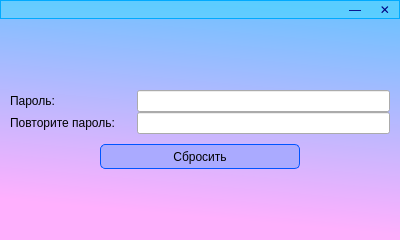
<?xml version="1.0" encoding="UTF-8"?>
<ui version="4.0">
 <class>forgotpassrepeat</class>
 <widget class="QWidget" name="forgotpassrepeat">
  <property name="geometry">
   <rect>
    <x>0</x>
    <y>0</y>
    <width>400</width>
    <height>240</height>
   </rect>
  </property>
  <property name="sizePolicy">
   <sizepolicy hsizetype="Fixed" vsizetype="Fixed">
    <horstretch>0</horstretch>
    <verstretch>0</verstretch>
   </sizepolicy>
  </property>
  <property name="windowTitle">
   <string>Form</string>
  </property>
  <property name="styleSheet">
   <string notr="true">QWidget#forgotpassrepeat{
background-color:qlineargradient(spread:pad, x1:0.725, y1:0.9375, x2:0.86, y2:0.0397727, stop:0 rgba(255, 176, 254, 255), stop:1 rgba(111, 193, 255, 255));

}</string>
  </property>
  <layout class="QVBoxLayout" name="verticalLayout_2">
   <property name="spacing">
    <number>0</number>
   </property>
   <property name="leftMargin">
    <number>0</number>
   </property>
   <property name="topMargin">
    <number>0</number>
   </property>
   <property name="rightMargin">
    <number>0</number>
   </property>
   <property name="bottomMargin">
    <number>0</number>
   </property>
   <item>
    <widget class="QWidget" name="widget" native="true">
     <property name="styleSheet">
      <string notr="true">QWidget#widget{background-color:rgba(0, 255, 255, 50);
                border-width: 1px;
				border-style: solid;
				border-color: rgb(0, 170, 255);
                padding: 2px; 
}</string>
     </property>
     <layout class="QHBoxLayout" name="horizontalLayout_3">
      <property name="spacing">
       <number>0</number>
      </property>
      <property name="leftMargin">
       <number>0</number>
      </property>
      <property name="topMargin">
       <number>0</number>
      </property>
      <property name="rightMargin">
       <number>0</number>
      </property>
      <property name="bottomMargin">
       <number>0</number>
      </property>
      <item>
       <widget class="QLabel" name="label_3">
        <property name="text">
         <string/>
        </property>
       </widget>
      </item>
      <item>
       <widget class="QPushButton" name="Mini">
        <property name="minimumSize">
         <size>
          <width>30</width>
          <height>19</height>
         </size>
        </property>
        <property name="maximumSize">
         <size>
          <width>30</width>
          <height>19</height>
         </size>
        </property>
        <property name="styleSheet">
         <string notr="true">QPushButton
{
background-color:transparent;
color: #000080; 

	border: 0; 
    outline-style: none;
    outline-width: 0px !important;
    outline-color: none !important;
  }
   QPushButton:hover {
	color: rgb(255, 255, 255);
    background-color:rgb(0, 170, 255);
	border: 0; 
    outline-style: none;
    outline-width: 0px !important;
    outline-color: none !important;
   }

</string>
        </property>
        <property name="text">
         <string>―</string>
        </property>
       </widget>
      </item>
      <item>
       <widget class="QPushButton" name="exitbutton">
        <property name="minimumSize">
         <size>
          <width>30</width>
          <height>19</height>
         </size>
        </property>
        <property name="maximumSize">
         <size>
          <width>30</width>
          <height>19</height>
         </size>
        </property>
        <property name="layoutDirection">
         <enum>Qt::RightToLeft</enum>
        </property>
        <property name="styleSheet">
         <string notr="true">QPushButton
{
background-color:transparent;
color: #000080; 

	border: 0; 
    outline-style: none;
    outline-width: 0px !important;
    outline-color: none !important;
  }
   QPushButton:hover {
	color: rgb(255, 255, 255);
    background: rgb(255, 0, 0);
	border: 0; 
    outline-style: none;
    outline-width: 0px !important;
    outline-color: none !important;
   }

</string>
        </property>
        <property name="text">
         <string>✕</string>
        </property>
       </widget>
      </item>
     </layout>
    </widget>
   </item>
   <item>
    <spacer name="verticalSpacer">
     <property name="orientation">
      <enum>Qt::Vertical</enum>
     </property>
     <property name="sizeHint" stdset="0">
      <size>
       <width>20</width>
       <height>40</height>
      </size>
     </property>
    </spacer>
   </item>
   <item>
    <layout class="QVBoxLayout" name="verticalLayout">
     <property name="leftMargin">
      <number>10</number>
     </property>
     <property name="topMargin">
      <number>0</number>
     </property>
     <property name="rightMargin">
      <number>10</number>
     </property>
     <property name="bottomMargin">
      <number>10</number>
     </property>
     <item>
      <layout class="QHBoxLayout" name="horizontalLayout" stretch="1,2">
       <item>
        <widget class="QLabel" name="label">
         <property name="text">
          <string>Пароль:</string>
         </property>
        </widget>
       </item>
       <item>
        <widget class="QLineEdit" name="fpass">
         <property name="echoMode">
          <enum>QLineEdit::Password</enum>
         </property>
        </widget>
       </item>
      </layout>
     </item>
     <item>
      <layout class="QHBoxLayout" name="horizontalLayout_2" stretch="1,2">
       <item>
        <widget class="QLabel" name="label_2">
         <property name="text">
          <string>Повторите пароль:</string>
         </property>
        </widget>
       </item>
       <item>
        <widget class="QLineEdit" name="spass">
         <property name="echoMode">
          <enum>QLineEdit::Password</enum>
         </property>
        </widget>
       </item>
      </layout>
     </item>
    </layout>
   </item>
   <item>
    <layout class="QHBoxLayout" name="horizontalLayout_4" stretch="1,2,1">
     <item>
      <spacer name="horizontalSpacer">
       <property name="orientation">
        <enum>Qt::Horizontal</enum>
       </property>
       <property name="sizeHint" stdset="0">
        <size>
         <width>40</width>
         <height>20</height>
        </size>
       </property>
      </spacer>
     </item>
     <item>
      <widget class="QPushButton" name="pushButton">
       <property name="minimumSize">
        <size>
         <width>0</width>
         <height>25</height>
        </size>
       </property>
       <property name="maximumSize">
        <size>
         <width>16777215</width>
         <height>25</height>
        </size>
       </property>
       <property name="styleSheet">
        <string notr="true">QPushButton
{

                border-width: 1px; 
                border-style: solid; 
                border-radius: 5px;
				border-color: rgb(0, 85, 255);
                padding: 2px; 
                background:rgb(170, 170, 255)
             ;
}</string>
       </property>
       <property name="text">
        <string>Сбросить</string>
       </property>
      </widget>
     </item>
     <item>
      <spacer name="horizontalSpacer_2">
       <property name="orientation">
        <enum>Qt::Horizontal</enum>
       </property>
       <property name="sizeHint" stdset="0">
        <size>
         <width>40</width>
         <height>20</height>
        </size>
       </property>
      </spacer>
     </item>
    </layout>
   </item>
   <item>
    <spacer name="verticalSpacer_3">
     <property name="orientation">
      <enum>Qt::Vertical</enum>
     </property>
     <property name="sizeType">
      <enum>QSizePolicy::Expanding</enum>
     </property>
     <property name="sizeHint" stdset="0">
      <size>
       <width>20</width>
       <height>50</height>
      </size>
     </property>
    </spacer>
   </item>
  </layout>
 </widget>
 <resources/>
 <connections/>
</ui>
